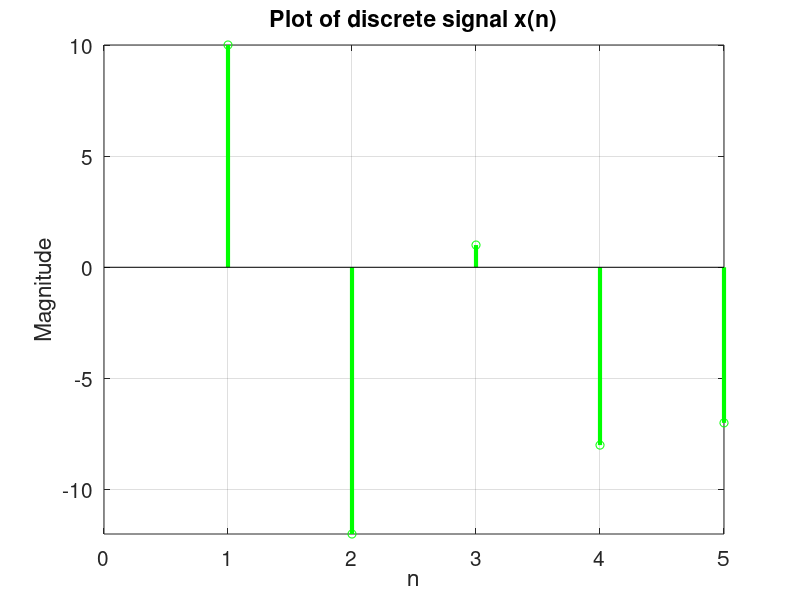

Source code (MATLAB): (Note: this script raises an error after producing the figure.)
% Discrete Time Signal Processing Lab 2
% Discrete Correlation
% MATLAB version R2018a
% Date : 19-01-2021

clc;
clear;
close all;

x =[10,-12,1,-8,-7];
disp('Input signal : ');
disp(x);

% Plotting x 
stem(x,'g','LineWidth',3);
ax = gca();
title('Plot of discrete signal x(n)','FontSize',20);
xlabel('n','FontSize',20);
ylabel('Magnitude','FontSize',20);
set(ax,'xlim',[0 length(x)],'ylim',[min(x) max(x)],'xtick',[0:1:max(x)],'fontsize',15);
grid on;
figure();

% Calculating and plotting the auto-correlation of input x
auto_corr = CorRelation(x,x);
disp('Auto Correlation of the input signal :');
disp(auto_corr);

stem(auto_corr,'b','LineWidth',2);
xlabel('n','FontSize',20);
ylabel('Magnitude','FontSize',20);
title('Plot of Auto-Correlation','FontSize',15);
grid on;
figure();

% Calculating the auto-correlation of delayed input x
% delaying the input based on the variable delay
delay = 3;
x_ = [zeros(1,delay),x];
disp('Delayed signal : ');
disp(x_);
stem(x_,'k','LineWidth',2);
xlabel('n','FontSize',20);
ylabel('Magnitude','FontSize',20);
title('Plot of Delayed signal','FontSize',15);
grid on;
figure();

delayed_auto_corr = CorRelation(x_,x_);
disp('Auto Correlation of the delayed signal :');
disp(delayed_auto_corr);

stem(delayed_auto_corr,'k','LineWidth',2);
xlabel('n','FontSize',20);
ylabel('Magnitude','FontSize',20);
title('Plot of Auto-Correlation of delayed signal','FontSize',15);
grid on;
figure();

% Calculating the cross-correlation of delayed x and input signal x
cross_corr = CorRelation(x,x_);
disp('Cross Correlation of the input and delayed signal :');
disp(cross_corr);
cross_corr_coeff = corrcoef(x_,[x,zeros(1,length(x_)-length(x))]);
fprintf('Correlation coefficient : %3f\n',cross_corr_coeff(1,2));

stem(cross_corr,'r','LineWidth',2);
xlabel('n','FontSize',20);
ylabel('Magnitude','FontSize',20);
title('Plot of Cross Correlation between delayed & input x','FontSize',15);
grid on;
figure();

% Calculating cross-correlation of scaled delayed x and input x
clear x_ delay;
scale = 2.75;
delay = 3;

x_ = [zeros(1,delay),x];
x_ = scale.*x_;
disp('Scaled and Delayed signal');
disp(x_);
stem(x_,'k','LineWidth',2);
xlabel('n','FontSize',20);
ylabel('Magnitude','FontSize',20);
title('Plot of scaled and delayed signal','FontSize',15);
grid on;
figure();

scaled_cross_corr = CorRelation(x,x_);
disp('Cross Correlation of the input and delayed signal :');
for itr=1:length(scaled_cross_corr)
    fprintf('%.2f  ',scaled_cross_corr(itr));
end
scaled_cross_corr_coeff = corrcoef(x_,[x,zeros(1,length(x_)-length(x))]);
fprintf('\n\nCorrelation coefficient : %3f\n',scaled_cross_corr_coeff(1,2));

stem(scaled_cross_corr,'b','LineWidth',2);
xlabel('n','FontSize',20);
ylabel('Magnitude','FontSize',20);
title('Plot of Cross Correlation (delayed, scaled with x)','FontSize',15);
grid on;

% Function to calculate the Correlation between two discrete signals
function y = CorRelation(x,h)
    N = length(x)+length(h)-1;
    y = zeros(1,N);
    h_ = zeros(1,length(h));
    x = [x, zeros(1,(N - length(x)))];
    
    % Reversing and padding the impulse signal
    for p=1:length(h)
        h_(length(h)-p+1) = h(p);
    end
    h_ = [h_, zeros(1,(N - length(h)))];
   
    for i=1:N
        for j=1:N
            if i>=j
                y(i) = y(i) + x(i-j+1)*h_(j);
            end
        end
    end 
end
            


